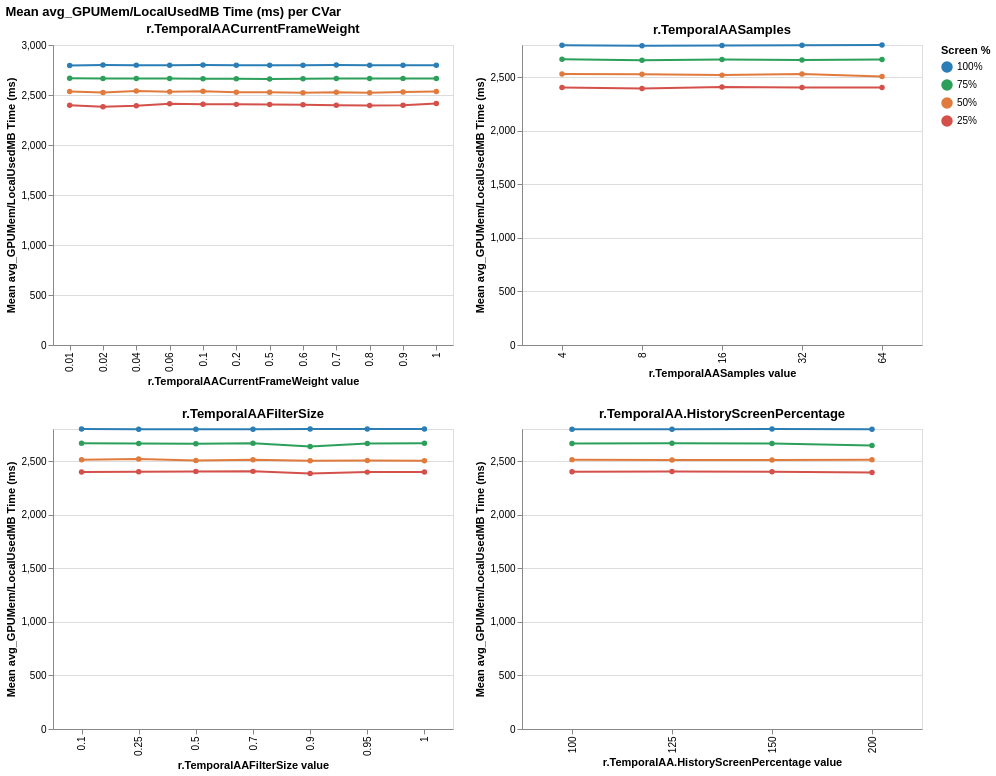

The notebook cell saved with this chart:
### Code cell
import pandas as pd
import altair as alt

RESOLUTION_LABELS = {50: '25%', 71: '50%', 87: '75%', 100: '100%'}

res_order  = ['100%', '75%', '50%', '25%']
res_colors = ['#2a7db5', '#2ca05a', '#e07b3d', '#d4504a']
color_scale = alt.Scale(domain=res_order, range=res_colors)

df = pd.read_csv("results.csv")
df['screen_pct_label'] = df['screen_pct'].astype(int).map(RESOLUTION_LABELS)

def plot_cvar_performance(df, param, param_title=None):
    if param_title is None:
        param_title = param

    cvars = df['cvar_name'].unique()
    charts = []

    for cvar in cvars:
        df_cvar = df[df['cvar_name'] == cvar]

        df_agg = (
            df_cvar.groupby(['scene', 'cvar_value', 'screen_pct_label'])[param]
            .mean()
            .reset_index()
        )

        df_mean = (
            df_agg.groupby(['cvar_value', 'screen_pct_label'])[param]
            .mean()
            .reset_index()
        )

        chart = alt.Chart(df_mean).mark_line(point=True).encode(
            x=alt.X('cvar_value:O', title=f'{cvar} value'),
            y=alt.Y(f'{param}:Q', title=param_title),
            color=alt.Color('screen_pct_label:N',
                            title='Screen %',
                            scale=color_scale,
                            sort=res_order),
        ).properties(
            title=f'{cvar}',
            width=400, height=300
        )
        charts.append(chart)

    n = len(charts)
    ncols = 2
    rows = [charts[i:i+ncols] for i in range(0, n, ncols)]

    grid = alt.vconcat(
        *[alt.hconcat(*row) for row in rows]
    ).resolve_scale(
        color='shared'
    ).properties(
        title=f'{param_title} per CVar'
    )

    return grid


grid = plot_cvar_performance(df, param='avg_GPUMem/LocalUsedMB', param_title='Mean avg_GPUMem/LocalUsedMB Time (ms)')
grid.show()

### Figure 1 — Vega-Lite specification as saved in the notebook (floating-point values rounded to 4 significant figures)
{"config": {"view": {"continuousWidth": 300, "continuousHeight": 300}}, "vconcat": [{"hconcat": [{"data": {"name": "data-a2ce6ea38582a493a47ed5523653012f"}, "mark": {"type": "line", "point": true}, "encoding": {"color": {"field": "screen_pct_label", "scale": {"domain": ["100%", "75%", "50%", "25%"], "range": ["#2a7db5", "#2ca05a", "#e07b3d", "#d4504a"]}, "sort": ["100%", "75%", "50%", "25%"], "title": "Screen %", "type": "nominal"}, "x": {"field": "cvar_value", "title": "r.TemporalAACurrentFrameWeight value", "type": "ordinal"}, "y": {"field": "avg_GPUMem/LocalUsedMB", "title": "Mean avg_GPUMem/LocalUsedMB Time (ms)", "type": "quantitative"}}, "height": 300, "title": "r.TemporalAACurrentFrameWeight", "width": 400}, {"data": {"name": "data-808edee46eefa6bf0a209a9475dc7918"}, "mark": {"type": "line", "point": true}, "encoding": {"color": {"field": "screen_pct_label", "scale": {"domain": ["100%", "75%", "50%", "25%"], "range": ["#2a7db5", "#2ca05a", "#e07b3d", "#d4504a"]}, "sort": ["100%", "75%", "50%", "25%"], "title": "Screen %", "type": "nominal"}, "x": {"field": "cvar_value", "title": "r.TemporalAASamples value", "type": "ordinal"}, "y": {"field": "avg_GPUMem/LocalUsedMB", "title": "Mean avg_GPUMem/LocalUsedMB Time (ms)", "type": "quantitative"}}, "height": 300, "title": "r.TemporalAASamples", "width": 400}]}, {"hconcat": [{"data": {"name": "data-252a82e58213a25a59e1e2edb79be360"}, "mark": {"type": "line", "point": true}, "encoding": {"color": {"field": "screen_pct_label", "scale": {"domain": ["100%", "75%", "50%", "25%"], "range": ["#2a7db5", "#2ca05a", "#e07b3d", "#d4504a"]}, "sort": ["100%", "75%", "50%", "25%"], "title": "Screen %", "type": "nominal"}, "x": {"field": "cvar_value", "title": "r.TemporalAAFilterSize value", "type": "ordinal"}, "y": {"field": "avg_GPUMem/LocalUsedMB", "title": "Mean avg_GPUMem/LocalUsedMB Time (ms)", "type": "quantitative"}}, "height": 300, "title": "r.TemporalAAFilterSize", "width": 400}, {"data": {"name": "data-6c4a5ce02a1ca1060e118f6ae269bb1d"}, "mark": {"type": "line", "point": true}, "encoding": {"color": {"field": "screen_pct_label", "scale": {"domain": ["100%", "75%", "50%", "25%"], "range": ["#2a7db5", "#2ca05a", "#e07b3d", "#d4504a"]}, "sort": ["100%", "75%", "50%", "25%"], "title": "Screen %", "type": "nominal"}, "x": {"field": "cvar_value", "title": "r.TemporalAA.HistoryScreenPercentage value", "type": "ordinal"}, "y": {"field": "avg_GPUMem/LocalUsedMB", "title": "Mean avg_GPUMem/LocalUsedMB Time (ms)", "type": "quantitative"}}, "height": 300, "title": "r.TemporalAA.HistoryScreenPercentage", "width": 400}]}], "resolve": {"scale": {"color": "shared"}}, "title": "Mean avg_GPUMem/LocalUsedMB Time (ms) per CVar", "$schema": "https://vega.github.io/schema/vega-lite/v6.1.0.json", "datasets": {"data-a2ce6ea38582a493a47ed5523653012f": [{"cvar_value": 0.01, "screen_pct_label": "100%", "avg_GPUMem/LocalUsedMB": 2795.0}, {"cvar_value": 0.01, "screen_pct_label": "25%", "avg_GPUMem/LocalUsedMB": 2398.0}, {"cvar_value": 0.01, "screen_pct_label": "50%", "avg_GPUMem/LocalUsedMB": 2535.0}, {"cvar_value": 0.01, "screen_pct_label": "75%", "avg_GPUMem/LocalUsedMB": 2667.0}, {"cvar_value": 0.02, "screen_pct_label": "100%", "avg_GPUMem/LocalUsedMB": 2800.0}, {"cvar_value": 0.02, "screen_pct_label": "25%", "avg_GPUMem/LocalUsedMB": 2382.0}, {"cvar_value": 0.02, "screen_pct_label": "50%", "avg_GPUMem/LocalUsedMB": 2526.0}, {"cvar_value": 0.02, "screen_pct_label": "75%", "avg_GPUMem/LocalUsedMB": 2664.0}, {"cvar_value": 0.04, "screen_pct_label": "100%", "avg_GPUMem/LocalUsedMB": 2799.0}, {"cvar_value": 0.04, "screen_pct_label": "25%", "avg_GPUMem/LocalUsedMB": 2393.0}, {"cvar_value": 0.04, "screen_pct_label": "50%", "avg_GPUMem/LocalUsedMB": 2540.0}, {"cvar_value": 0.04, "screen_pct_label": "75%", "avg_GPUMem/LocalUsedMB": 2665.0}, {"cvar_value": 0.06, "screen_pct_label": "100%", "avg_GPUMem/LocalUsedMB": 2798.0}, {"cvar_value": 0.06, "screen_pct_label": "25%", "avg_GPUMem/LocalUsedMB": 2412.0}, {"cvar_value": 0.06, "screen_pct_label": "50%", "avg_GPUMem/LocalUsedMB": 2532.0}, {"cvar_value": 0.06, "screen_pct_label": "75%", "avg_GPUMem/LocalUsedMB": 2666.0}, {"cvar_value": 0.1, "screen_pct_label": "100%", "avg_GPUMem/LocalUsedMB": 2799.0}, {"cvar_value": 0.1, "screen_pct_label": "25%", "avg_GPUMem/LocalUsedMB": 2407.0}, {"cvar_value": 0.1, "screen_pct_label": "50%", "avg_GPUMem/LocalUsedMB": 2538.0}, {"cvar_value": 0.1, "screen_pct_label": "75%", "avg_GPUMem/LocalUsedMB": 2662.0}, {"cvar_value": 0.2, "screen_pct_label": "100%", "avg_GPUMem/LocalUsedMB": 2798.0}, {"cvar_value": 0.2, "screen_pct_label": "25%", "avg_GPUMem/LocalUsedMB": 2406.0}, {"cvar_value": 0.2, "screen_pct_label": "50%", "avg_GPUMem/LocalUsedMB": 2529.0}, {"cvar_value": 0.2, "screen_pct_label": "75%", "avg_GPUMem/LocalUsedMB": 2663.0}, {"cvar_value": 0.5, "screen_pct_label": "100%", "avg_GPUMem/LocalUsedMB": 2799.0}, {"cvar_value": 0.5, "screen_pct_label": "25%", "avg_GPUMem/LocalUsedMB": 2404.0}, {"cvar_value": 0.5, "screen_pct_label": "50%", "avg_GPUMem/LocalUsedMB": 2527.0}, {"cvar_value": 0.5, "screen_pct_label": "75%", "avg_GPUMem/LocalUsedMB": 2661.0}, {"cvar_value": 0.6, "screen_pct_label": "100%", "avg_GPUMem/LocalUsedMB": 2796.0}, {"cvar_value": 0.6, "screen_pct_label": "25%", "avg_GPUMem/LocalUsedMB": 2402.0}, {"cvar_value": 0.6, "screen_pct_label": "50%", "avg_GPUMem/LocalUsedMB": 2523.0}, {"cvar_value": 0.6, "screen_pct_label": "75%", "avg_GPUMem/LocalUsedMB": 2662.0}, {"cvar_value": 0.7, "screen_pct_label": "100%", "avg_GPUMem/LocalUsedMB": 2800.0}, {"cvar_value": 0.7, "screen_pct_label": "25%", "avg_GPUMem/LocalUsedMB": 2398.0}, {"cvar_value": 0.7, "screen_pct_label": "50%", "avg_GPUMem/LocalUsedMB": 2529.0}, {"cvar_value": 0.7, "screen_pct_label": "75%", "avg_GPUMem/LocalUsedMB": 2666.0}, {"cvar_value": 0.8, "screen_pct_label": "100%", "avg_GPUMem/LocalUsedMB": 2798.0}, {"cvar_value": 0.8, "screen_pct_label": "25%", "avg_GPUMem/LocalUsedMB": 2395.0}, {"cvar_value": 0.8, "screen_pct_label": "50%", "avg_GPUMem/LocalUsedMB": 2522.0}, {"cvar_value": 0.8, "screen_pct_label": "75%", "avg_GPUMem/LocalUsedMB": 2664.0}, {"cvar_value": 0.9, "screen_pct_label": "100%", "avg_GPUMem/LocalUsedMB": 2797.0}, {"cvar_value": 0.9, "screen_pct_label": "25%", "avg_GPUMem/LocalUsedMB": 2399.0}, {"cvar_value": 0.9, "screen_pct_label": "50%", "avg_GPUMem/LocalUsedMB": 2530.0}, {"cvar_value": 0.9, "screen_pct_label": "75%", "avg_GPUMem/LocalUsedMB": 2666.0}, {"cvar_value": 1.0, "screen_pct_label": "100%", "avg_GPUMem/LocalUsedMB": 2797.0}, {"cvar_value": 1.0, "screen_pct_label": "25%", "avg_GPUMem/LocalUsedMB": 2414.0}, {"cvar_value": 1.0, "screen_pct_label": "50%", "avg_GPUMem/LocalUsedMB": 2535.0}, {"cvar_value": 1.0, "screen_pct_label": "75%", "avg_GPUMem/LocalUsedMB": 2665.0}], "data-808edee46eefa6bf0a209a9475dc7918": [{"cvar_value": 4.0, "screen_pct_label": "100%", "avg_GPUMem/LocalUsedMB": 2798.0}, {"cvar_value": 4.0, "screen_pct_label": "25%", "avg_GPUMem/LocalUsedMB": 2404.0}, {"cvar_value": 4.0, "screen_pct_label": "50%", "avg_GPUMem/LocalUsedMB": 2528.0}, {"cvar_value": 4.0, "screen_pct_label": "75%", "avg_GPUMem/LocalUsedMB": 2666.0}, {"cvar_value": 8.0, "screen_pct_label": "100%", "avg_GPUMem/LocalUsedMB": 2793.0}, {"cvar_value": 8.0, "screen_pct_label": "25%", "avg_GPUMem/LocalUsedMB": 2395.0}, {"cvar_value": 8.0, "screen_pct_label": "50%", "avg_GPUMem/LocalUsedMB": 2528.0}, {"cvar_value": 8.0, "screen_pct_label": "75%", "avg_GPUMem/LocalUsedMB": 2658.0}, {"cvar_value": 16.0, "screen_pct_label": "100%", "avg_GPUMem/LocalUsedMB": 2796.0}, {"cvar_value": 16.0, "screen_pct_label": "25%", "avg_GPUMem/LocalUsedMB": 2409.0}, {"cvar_value": 16.0, "screen_pct_label": "50%", "avg_GPUMem/LocalUsedMB": 2519.0}, {"cvar_value": 16.0, "screen_pct_label": "75%", "avg_GPUMem/LocalUsedMB": 2666.0}, {"cvar_value": 32.0, "screen_pct_label": "100%", "avg_GPUMem/LocalUsedMB": 2798.0}, {"cvar_value": 32.0, "screen_pct_label": "25%", "avg_GPUMem/LocalUsedMB": 2404.0}, {"cvar_value": 32.0, "screen_pct_label": "50%", "avg_GPUMem/LocalUsedMB": 2529.0}, {"cvar_value": 32.0, "screen_pct_label": "75%", "avg_GPUMem/LocalUsedMB": 2661.0}, {"cvar_value": 64.0, "screen_pct_label": "100%", "avg_GPUMem/LocalUsedMB": 2799.0}, {"cvar_value": 64.0, "screen_pct_label": "25%", "avg_GPUMem/LocalUsedMB": 2404.0}, {"cvar_value": 64.0, "screen_pct_label": "50%", "avg_GPUMem/LocalUsedMB": 2507.0}, {"cvar_value": 64.0, "screen_pct_label": "75%", "avg_GPUMem/LocalUsedMB": 2664.0}], "data-252a82e58213a25a59e1e2edb79be360": [{"cvar_value": 0.1, "screen_pct_label": "100%", "avg_GPUMem/LocalUsedMB": 2799.0}, {"cvar_value": 0.1, "screen_pct_label": "25%", "avg_GPUMem/LocalUsedMB": 2399.0}, {"cvar_value": 0.1, "screen_pct_label": "50%", "avg_GPUMem/LocalUsedMB": 2514.0}, {"cvar_value": 0.1, "screen_pct_label": "75%", "avg_GPUMem/LocalUsedMB": 2666.0}, {"cvar_value": 0.25, "screen_pct_label": "100%", "avg_GPUMem/LocalUsedMB": 2798.0}, {"cvar_value": 0.25, "screen_pct_label": "25%", "avg_GPUMem/LocalUsedMB": 2401.0}, {"cvar_value": 0.25, "screen_pct_label": "50%", "avg_GPUMem/LocalUsedMB": 2521.0}, {"cvar_value": 0.25, "screen_pct_label": "75%", "avg_GPUMem/LocalUsedMB": 2666.0}, {"cvar_value": 0.5, "screen_pct_label": "100%", "avg_GPUMem/LocalUsedMB": 2797.0}, {"cvar_value": 0.5, "screen_pct_label": "25%", "avg_GPUMem/LocalUsedMB": 2404.0}, {"cvar_value": 0.5, "screen_pct_label": "50%", "avg_GPUMem/LocalUsedMB": 2507.0}, {"cvar_value": 0.5, "screen_pct_label": "75%", "avg_GPUMem/LocalUsedMB": 2663.0}, {"cvar_value": 0.7, "screen_pct_label": "100%", "avg_GPUMem/LocalUsedMB": 2798.0}, {"cvar_value": 0.7, "screen_pct_label": "25%", "avg_GPUMem/LocalUsedMB": 2405.0}, {"cvar_value": 0.7, "screen_pct_label": "50%", "avg_GPUMem/LocalUsedMB": 2514.0}, {"cvar_value": 0.7, "screen_pct_label": "75%", "avg_GPUMem/LocalUsedMB": 2666.0}, {"cvar_value": 0.9, "screen_pct_label": "100%", "avg_GPUMem/LocalUsedMB": 2799.0}, {"cvar_value": 0.9, "screen_pct_label": "25%", "avg_GPUMem/LocalUsedMB": 2384.0}, {"cvar_value": 0.9, "screen_pct_label": "50%", "avg_GPUMem/LocalUsedMB": 2504.0}, {"cvar_value": 0.9, "screen_pct_label": "75%", "avg_GPUMem/LocalUsedMB": 2637.0}, {"cvar_value": 0.95, "screen_pct_label": "100%", "avg_GPUMem/LocalUsedMB": 2799.0}, {"cvar_value": 0.95, "screen_pct_label": "25%", "avg_GPUMem/LocalUsedMB": 2398.0}, {"cvar_value": 0.95, "screen_pct_label": "50%", "avg_GPUMem/LocalUsedMB": 2506.0}, {"cvar_value": 0.95, "screen_pct_label": "75%", "avg_GPUMem/LocalUsedMB": 2664.0}, {"cvar_value": 1.0, "screen_pct_label": "100%", "avg_GPUMem/LocalUsedMB": 2800.0}, {"cvar_value": 1.0, "screen_pct_label": "25%", "avg_GPUMem/LocalUsedMB": 2398.0}, {"cvar_value": 1.0, "screen_pct_label": "50%", "avg_GPUMem/LocalUsedMB": 2504.0}, {"cvar_value": 1.0, "screen_pct_label": "75%", "avg_GPUMem/LocalUsedMB": 2666.0}], "data-6c4a5ce02a1ca1060e118f6ae269bb1d": [{"cvar_value": 100.0, "screen_pct_label": "100%", "avg_GPUMem/LocalUsedMB": 2798.0}, {"cvar_value": 100.0, "screen_pct_label": "25%", "avg_GPUMem/LocalUsedMB": 2400.0}, {"cvar_value": 100.0, "screen_pct_label": "50%", "avg_GPUMem/LocalUsedMB": 2514.0}, {"cvar_value": 100.0, "screen_pct_label": "75%", "avg_GPUMem/LocalUsedMB": 2666.0}, {"cvar_value": 125.0, "screen_pct_label": "100%", "avg_GPUMem/LocalUsedMB": 2798.0}, {"cvar_value": 125.0, "screen_pct_label": "25%", "avg_GPUMem/LocalUsedMB": 2404.0}, {"cvar_value": 125.0, "screen_pct_label": "50%", "avg_GPUMem/LocalUsedMB": 2511.0}, {"cvar_value": 125.0, "screen_pct_label": "75%", "avg_GPUMem/LocalUsedMB": 2667.0}, {"cvar_value": 150.0, "screen_pct_label": "100%", "avg_GPUMem/LocalUsedMB": 2800.0}, {"cvar_value": 150.0, "screen_pct_label": "25%", "avg_GPUMem/LocalUsedMB": 2401.0}, {"cvar_value": 150.0, "screen_pct_label": "50%", "avg_GPUMem/LocalUsedMB": 2511.0}, {"cvar_value": 150.0, "screen_pct_label": "75%", "avg_GPUMem/LocalUsedMB": 2665.0}, {"cvar_value": 200.0, "screen_pct_label": "100%", "avg_GPUMem/LocalUsedMB": 2797.0}, {"cvar_value": 200.0, "screen_pct_label": "25%", "avg_GPUMem/LocalUsedMB": 2395.0}, {"cvar_value": 200.0, "screen_pct_label": "50%", "avg_GPUMem/LocalUsedMB": 2513.0}, {"cvar_value": 200.0, "screen_pct_label": "75%", "avg_GPUMem/LocalUsedMB": 2647.0}]}}
